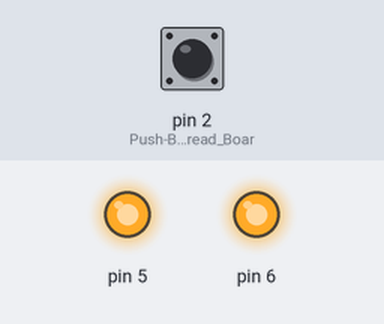
Recording of a sketch running on a simulated Arduino Uno, built with avr-gcc and run on an emulated ATmega328P. On the bench: output pins drawn as LEDs (lit = HIGH). The inputs (shaded band) are chosen by the test bench; at power-on: pin 2 (Push-Button_On_Bread_Boar) HIGH. What the sketch prints to the serial monitor is not drawn.

Above: at 1.2 s.
1.3 s: pin 2 (Push-Button_On_Bread_Boar) pulled LOW for 0.15 s
At 1.39 s:
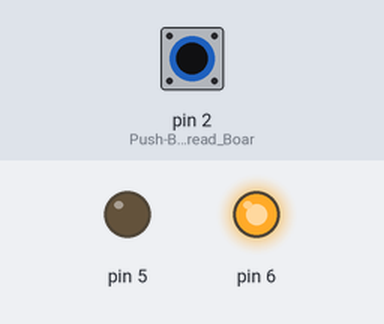
2.9 s: pin 2 (Push-Button_On_Bread_Boar) pulled LOW for 3.2 s
At 6.8 s:
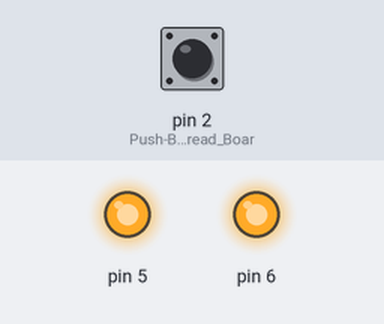
Timing chart, 0 to 8.3 s (numbered marks = the images above; inputs shaded):
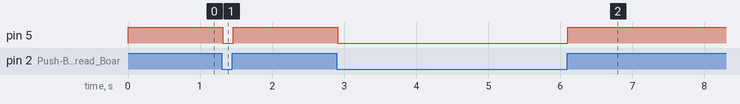

Measured:
- after the input at 1.3 s, pin 5: HIGH → LOW at once, → HIGH 0.15 s later
- after the input at 2.9 s, pin 5: HIGH → LOW at once, → HIGH 3.2 s later

The sketch:

test.ino
```cpp
bool start;
bool yellow = HIGH;
void setup() {
  // put your setup code here, to run once:
  pinMode(6, OUTPUT);
  pinMode(5, OUTPUT);
  pinMode(2, INPUT_PULLUP);      // Push-Button On Bread Board


  digitalWrite(5, LOW );
  digitalWrite(6, yellow);
  start = HIGH;
  Serial.begin(9600);

}

void loop() {
  bool buttonState = digitalRead(2);  // store current state of pin 12
  if(buttonState == LOW){
    start = LOW;
  }else{
    start = HIGH;
  }
  digitalWrite(5, start);
    digitalWrite(6, yellow);


//  Serial.print(buttonState);
  Serial.print("黄   ");
  Serial.print(yellow);
    Serial.print("绿   ");
  Serial.println(start);
  // put your main code here, to run repeatedly:


}
```
